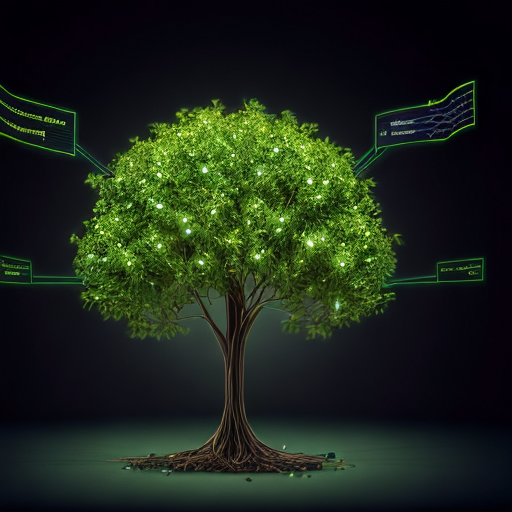
#> input picture flask_app/your_image.png, 512 x 512 px
$ python enhance_image.py
#> lines starting #> are read from the running program, lines starting #| are printed output that depends on the picture
from PIL import Image, ImageEnhance

def upscale_and_crop_to_16_9(image_path, upscale_factor=3):
    # Open the image
#> called with image_path = 'your_image.png', upscale_factor = 3
    with Image.open(image_path) as img:
        # Upscale the image
#> img is the input picture: PIL image 512x512 RGB; mean R, G, B 28.6, 39, 25.7
        img = img.resize((int(img.width * upscale_factor), int(img.height * upscale_factor)), Image.LANCZOS)
#> img: PIL image 1536x1536 RGB

        # Calculate the new dimensions for a 16:9 aspect ratio
        width, height = img.size
#> width = 1536; height = 1536
        aspect_ratio = width / height
#> aspect_ratio = 1

        desired_aspect = 16 / 9
        # Check if the width needs to be adjusted
        if aspect_ratio < desired_aspect:
            # Calculate new height maintaining aspect ratio of 16:9
            new_height = width / desired_aspect
#> new_height = 864
            top = (height - new_height) / 2
#> top = 336
            img = img.crop((0, top, width, top + new_height))
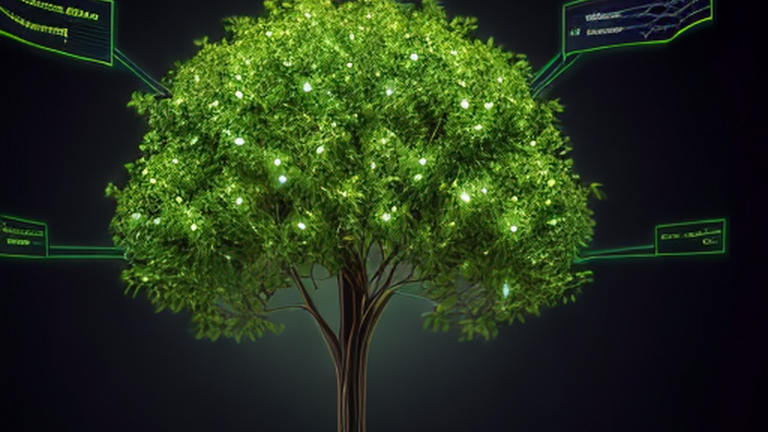
#> img: PIL image 1536x864 RGB (shown at 1/2 size); mean R, G, B 36.8, 51.4, 26.7
        # Check if the height needs to be adjusted
        elif aspect_ratio > desired_aspect:
            # Calculate new width maintaining aspect ratio of 16:9
            new_width = height * desired_aspect
            left = (width - new_width) / 2
            img = img.crop((left, 0, left + new_width, height))

        # Enhance the image by increasing sharpness
        enhancer = ImageEnhance.Sharpness(img)
        enhanced_img = enhancer.enhance(2.0)  # You can adjust the factor to your liking

        # Save the enhanced and cropped image
        enhanced_img.save('upscaled_cropped_16_9_image.png')

    print('The image has been upscaled, cropped to 16:9, and enhanced.')

# Replace 'your_image.png' with the path to your image
upscale_and_crop_to_16_9('your_image.png')
